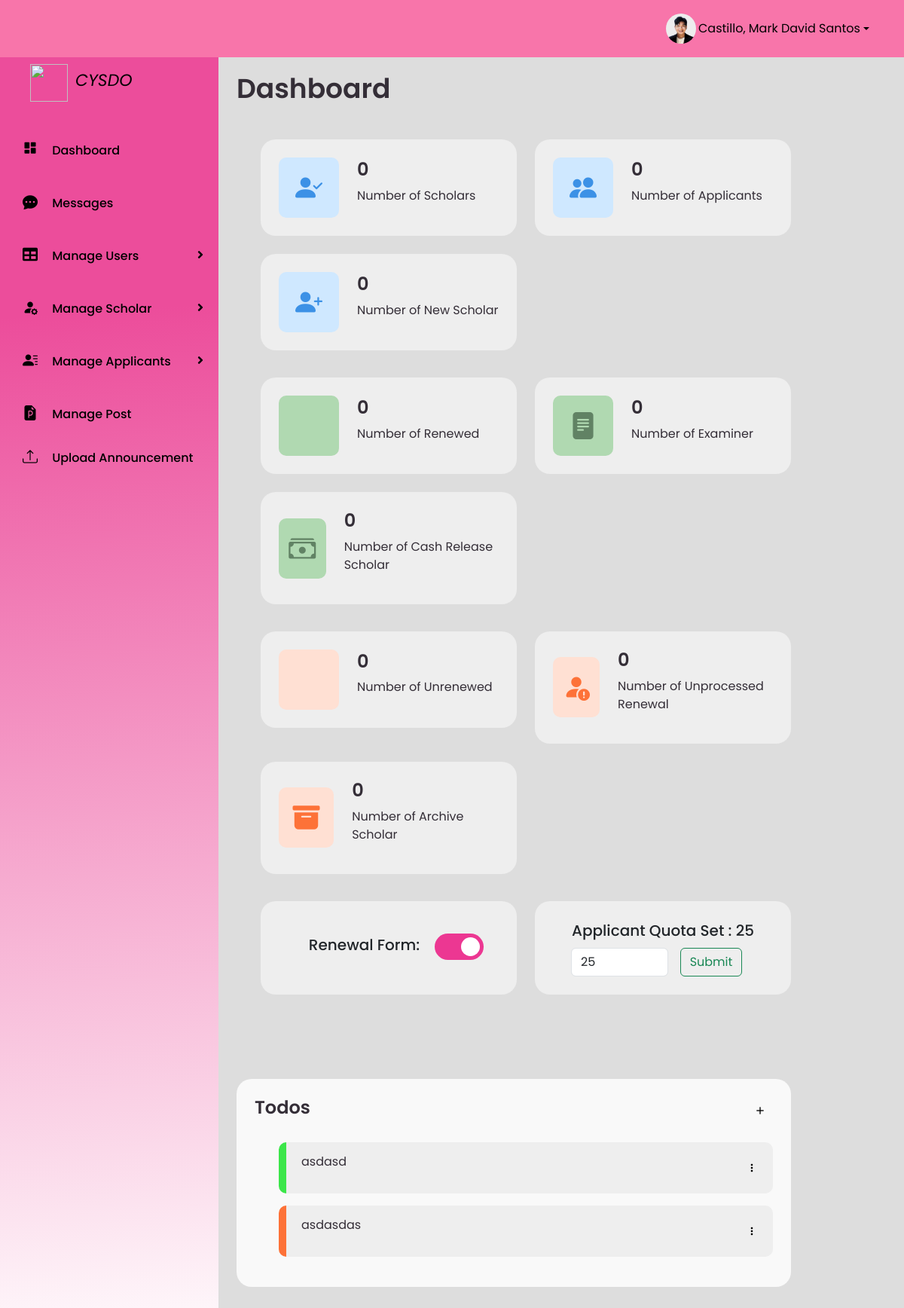
The page /pages/admin/adminHome.php (signed in) on the database as committed earlier.
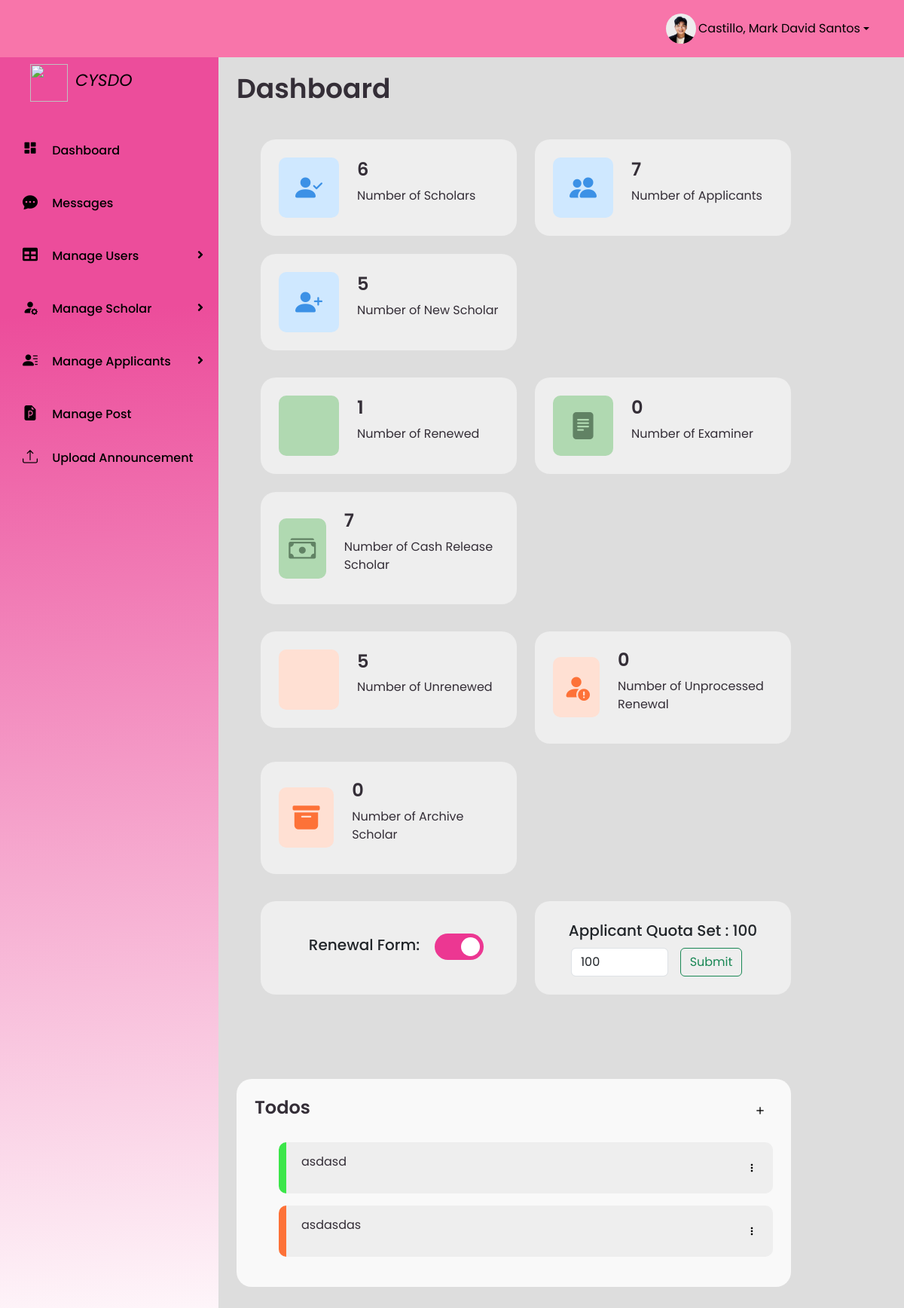
The same page on the database as committed later.
### tables this page shows
CREATE TABLE `registration_control` (
  `reg_control_id` int(11) NOT NULL,
  `quota` int(11) NOT NULL
);

CREATE TABLE `todos` (
  `id` int(11) NOT NULL,
  `todo_text` varchar(255) NOT NULL,
  `completed` tinyint(1) DEFAULT 0,
  `created_at` timestamp NOT NULL DEFAULT current_timestamp()
);

### pages/admin/action/dashboardDb.php (called while the page is built, shortened)
<?php
include '../include/dbConnection.php';
$totalScholarQuery = "SELECT * FROM scholar";
$totalScholar = mysqli_query($conn, $totalScholarQuery);
$totalApplicantQuery = "SELECT * FROM registration";
$totalApplicant = mysqli_query($conn, $totalApplicantQuery);
$totalNewScholarQuery = "SELECT * FROM newscholar_award ";
$totalNewScholar = mysqli_query($conn, $totalNewScholarQuery);
$totalExaminerQuery = "SELECT * FROM registration_approval WHERE action_type = 'approve' AND exam_status IS NULL";
$totalExaminer = mysqli_query($conn, $totalExaminerQuery);
$totalArchiveQuery = "SELECT * FROM scholar_archive";
$totalArchive = mysqli_query($conn, $totalArchiveQuery);
$totalRenewedQuery = "SELECT * FROM scholar WHERE scholar_status = 'Approve' ";
$totalRenewed = mysqli_query($conn, $totalRenewedQuery);
$totalUnprocessedQuery = "SELECT * FROM scholar WHERE scholar_status = 'Uploaded' ";
$totalUnprocessed = mysqli_query($conn, $totalUnprocessedQuery);
$totalUnrenewedQuery = "SELECT * FROM scholar WHERE scholar_status IS NULL ";
$totalUnrenewed = mysqli_query($conn, $totalUnrenewedQuery);
$totalAwardQuery = "SELECT * FROM renewal_award";
$totalAward = mysqli_query($conn, $totalAwardQuery);
$totalAwardCount = $totalAward->num_rows;
$totalNewAwardQuery = "SELECT * FROM newscholar_award";
$totalNewAward = mysqli_query($conn, $totalNewAwardQuery);
$totalAwardNewCount = $totalNewAward->num_rows;
$totalCombinedCount = $totalAwardCount + $totalAwardNewCount;

### pages/admin/adminHome.php (the view, shortened to what the rows shown need)
<html lang="en">
<head>
    <link rel="stylesheet" href="https://cdn.jsdelivr.net/npm/bootstrap-icons@1.11.2/font/bootstrap-icons.min.css">
    <link rel='stylesheet' href='https://cdn-uicons.flaticon.com/2.0.0/uicons-bold-straight/css/uicons-bold-straight.css'>
    <link rel='stylesheet' href='https://cdn-uicons.flaticon.com/2.0.0/uicons-bold-straight/css/uicons-bold-straight.css'>
    <link href="https://cdn.jsdelivr.net/npm/bootstrap@5.3.0/dist/css/bootstrap.min.css" rel="stylesheet">
    <link rel="stylesheet" href="../../style/dashboard.css">
</head>
<body>
    <?php
    if ($_SESSION['role'] === 'admin') {
        include '../../assets/template/profileNav.php';
    } elseif ($_SESSION['role'] === 'staff') {
        include '../../assets/template/staffNavi.php';
    }
    ?>
    <section id="content" class="home-section">
        <?php
        include 'action/dashboardDb.php';
        if ($_SESSION['role'] === 'admin') {
        ?> <main>
                <div class="head-title">
                    <div class="left">
                        <h1>Dashboard</h1>
                    </div>
                </div>
                <ul class="box-info">
                    <a href="reportScholar.php">
                        <li class="box-1">
                            <i class='bx bx bi-person-check-fill' id="bx-1"></i>
                            <span class="text">
                                <h3> <?php
                                        echo $totalScholar->num_rows;
                                        ?></h3>
                                <p>Number of Scholars</p>
                            </span>
                        </li>
                    </a>
                    <a href="reportApplicant.php">
                        <li class="box-4">
                            <i class="bx bx bi-people-fill" id="bx-1"></i>
                            <span class="text">
                                <h3><?php
                                    echo $totalApplicant->num_rows;
                                    ?></h3>
                                <p>Number of Applicants</p>
                            </span>
                        </li>
                    </a>
                    <a href="reportNew.php">
                        <li class="box-4">
                            <i class="bx bx bi-person-plus-fill" id="bx-1"></i>
                            <span class="text">
                                <h3><?php
                                    echo $totalNewScholar->num_rows;
                                    ?></h3>
                                <p>Number of New Scholar</p>
                            </span>
                        </li>
                    </a>
                </ul>
                <a href="dashboardRenewed.php">
                    <ul class="box-info">
                        <li class="box-1">
                            <i class='bx bx fi-bs-refresh' id="bx-3"></i>
                            <span class="text">
                                <h3> <?php
                                        echo $totalRenewed->num_rows;
                                        ?></h3>
                                <p>Number of Renewed</p>
                            </span>
                        </li>
                </a>
                <a href="reportExaminer.php">
                    <li class="box-3">
                        <i class="bx bx bi-file-text-fill" id="bx-3"></i>
                        <span class="text">
                            <h3><?php
                                echo $totalExaminer->num_rows;
                                ?></h3>
                            <p>Number of Examiner</p>
                        </span>
                    </li>
                </a>
                <li class="box-5">
                    <i class="bx bx bi-cash-stack" id="bx-3"></i>
                    <span class="text">
                        <h3><?php
                            echo $totalCombinedCount;
                            ?></h3>
                        <p>Number of Cash Release Scholar</p>
                    </span>
                </li>
                <ul class="box-info">
                    <a href="dashboardUnrenewed.php">
                        <li class="box-4">
                            <i class="bx bx fi-bs-rotate-exclamation" id="bx-2"></i>
                            <span class="text">
                                <h3><?php
                                    echo $totalUnrenewed->num_rows;
                                    ?></h3>
                                <p>Number of Unrenewed</p>
                            </span>
                        </li>
                    </a>
                    <a href="dashboardUnprocessed.php">
                        <li class="box-4">
                            <i class="bx bx bi-person-fill-exclamation" id="bx-2"></i>
                            <span class="text">
                                <h3><?php
                                    echo $totalUnprocessed->num_rows;
                                    ?></h3>
                                <p>Number of Unprocessed Renewal</p>
                            </span>
                        </li>
                    </a>
                    <a href="scholarArchive.php">
                        <li class="box-6">
                            <i class="bx bx bi-archive-fill" id="bx-2"></i>
                            <span class="text">
                                <h3><?php
                                    echo $totalArchive->num_rows;
                                    ?></h3>
                                <p>Number of Archive Scholar</p>
                            </span>
                        </li>
                    </a>
                </ul>
                <ul class="box-info-togglebtn">
                    <li>
                        <div class="container-1">
                            <h5 class="toggle-name">Renewal Form:</h5>
                            <label for="check" class="TG-button"></label>
                        </div>
                    </li>
                    <li>
                        <?php
                        $sql = "SELECT * FROM registration_control WHERE reg_control_id = '1'";
                        $result = mysqli_query($conn, $sql);
                        if ($result) {
                            if (mysqli_num_rows($result) > 0) {
                                $row = mysqli_fetch_assoc($result);
                                extract($row);
                            }
                        }
                        ?>
                        <div class="container-1">
                            <span class="text">
                                <h5 class="toggle-no quotaVal">Applicant Quota Set : <?php echo $quota ?></h5>
                                <div class="col-md-10 ms-2">
                                    <div class="toggle-text form-group">
                                        <div class="input-group ms-3">
                                            <input type="number" class="form-control quotaVal" name="quota" id="quota" value="<?php echo $quota ?>">
                                        </div>
                                        <button type="submit" class="btn btn-outline-success ms-3" id="submitBtn">Submit</button>
                                    </div>
                                </div>
                        </div>
                    </li>
                </ul>
            </main>
        <?php } ?>
        <main>
            <div class="table-data">
                <div class="todo">
                    <ul class="todo-list">
                        <?php
                        $server = "localhost";
                        $username = "root";
                        $password = "";
                        $db = "cysdo";
                        $conn = new mysqli($server, $username, $password, $db);
                        $sql = "SELECT * FROM todos";
                        $result = $conn->query($sql);
                        if ($result->num_rows > 0) {
                            while ($row = $result->fetch_assoc()) {
                                $completed = $row['completed'] ? 'completed' : 'not-completed';
                                $todoId = $row['id'];
                                $todoText = $row['todo_text'];
                        ?>
                                <li class="<?php echo $completed; ?>" data-id="<?php echo $todoId; ?>">
                                    <p><?php echo $todoText; ?></p>
                                    <div class="dropdown-center">
                                        <a class="bx bx-dots-vertical-rounded text-black" type="button" data-bs-toggle="dropdown" aria-expanded="false">
                                        </a>
                                    </div>
                                </li>
                        <?php
                            }
                        } else {
                            echo "No todos found.";
                        }
                        ?>
                    </ul>
                </div>
            </div>
        </main>
    </section>
</body>
</html>

### assets/template/profileNav.php (shortened to what the rows shown need)
<?php
include '../include/dbConnection.php';
$adminId = $_SESSION['user'];
$sql = "SELECT * FROM admin WHERE full_name = '$adminId'";
$result = mysqli_query($conn, $sql);
if ($result) {
  if (mysqli_num_rows($result) > 0) {
    $row = mysqli_fetch_assoc($result);
    $imageData = $row['image'];
  } else {
    echo "No row found with the specified ID.";
  }
} else {
  echo "Error executing the query: " . mysqli_error($conn);
}
?>
<html lang="en" dir="ltr">
<head>
  <link rel="stylesheet" href="https://cdnjs.cloudflare.com/ajax/libs/font-awesome/5.15.1/css/all.min.css">
  <link rel="stylesheet" href="https://cdn.jsdelivr.net/npm/boxicons@latest/css/boxicons.min.css">
  <link rel="stylesheet" href="https://cdn.jsdelivr.net/npm/bootstrap-icons@1.10.5/font/bootstrap-icons.css">
  <link href='https://unpkg.com/boxicons@2.0.7/css/boxicons.min.css' rel='stylesheet'>
</head>
<body>
  <div class="navi-Bar">
    <ul class="nav nav-pills">
      <li class="nav-item dropdown">
        <a class="navProfile nav-link dropdown-toggle text-black" data-bs-toggle="dropdown" href="#" role="button" aria-expanded="false">
          <img id="profileImage" src="../../uploads/admin/<?php echo $imageData ?>" class="header__img"><?php echo $_SESSION['user']; ?></a>
      </li>
    </ul>
  </div>
  <div class="side-bar" id="bar-side">
    <div>
      <a class="sideHead nav-link text-black" role="none" aria-expanded="false"><img src="../../assets/image/CysdoLogo.png" style="height: 50px; width: 50px;" class="sideLogo"><i class="caption">CYSDO</i></a>
    </div>
    <div class="menu" id="menu-side">
      <div class="item fontWeight">
        <a href="adminHome.php">
          <i class="bx bxs-dashboard side_icon"></i>
          <span class="nav_label">Dashboard</span>
        </a>
      </div>
      <div class="item fontWeight">
        <a href="adminChat.php">
          <i class="bi bi-chat-dots-fill side_icon"></i>
          <span class="nav_label">Messages</span>
        </a>
      </div>
      <div class="item">
        <a class="sub-btn fontWeight">
          <i class="fas fa-table side_icon"></i>
          <i class="fas fa-angle-right dropdown"></i>
          <span class="nav_label">Manage Users</span>
        </a>
      </div>
      <div class="item">
        <a class="sub-btn fontWeight">
          <i class="bi bi-person-fill-gear side_icon"></i>
          <i class="fas fa-angle-right dropdown"></i>
          <span class="nav_label">Manage Scholar</span>
        </a>
      </div>
      <div class="item">
        <a class="sub-btn fontWeight">
          <i class="bi bi-person-lines-fill side_icon"></i>
          <i class="fas fa-angle-right dropdown"></i>
          <span class="nav_label">Manage Applicants</span>
        </a>
      </div>
      <div class="item fontWeight">
        <a href="postUpdate.php">
          <i class="bi bi-file-earmark-ppt-fill side_icon"></i>
          <span class="nav_label">Manage Post</span>
        </a>
      </div>
      <div class="item fontWeight">
        <a href="postAnnouncement.php" class="up-announcement">
          <i class="bi bi-upload side_icon"></i>
          <span class="nav_label">Upload Announcement</span>
        </a>
      </div>
    </div>
  </div>
</body>
</html>

Rows that differ between the two databases and show on the page:
changed registration_control: quota "25" → "100"
Other text that changed with them:
$totalScholar->num_rows: "0" → "6"
$totalApplicant->num_rows: "0" → "7"
$totalNewScholar->num_rows: "0" → "5"
$totalRenewed->num_rows: "0" → "1"
$totalCombinedCount: "0" → "7"
$totalUnrenewed->num_rows: "0" → "5"
